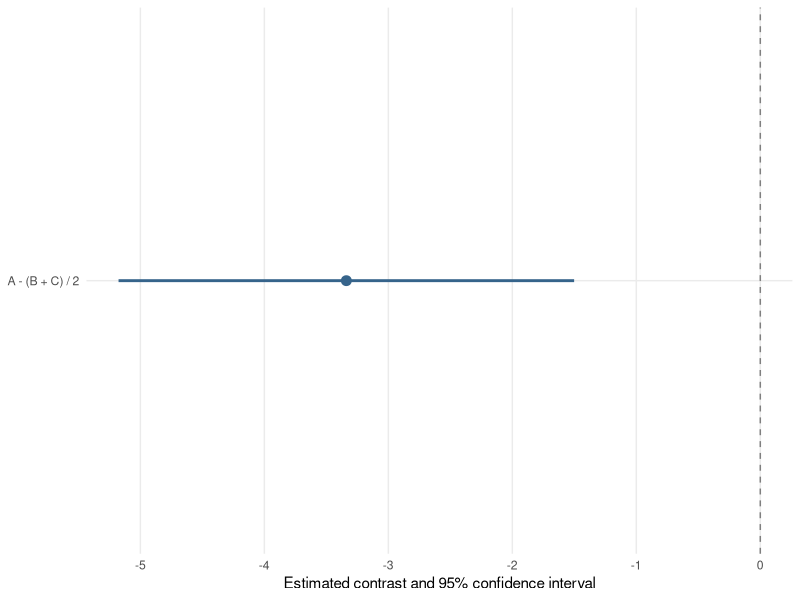

The R source for this figure:
## ---- chunk 1
library(ggplot2)
theme_set(theme_minimal(base_size = 11) +
            theme(legend.position = "bottom",
              panel.grid.minor = element_blank()))

set.seed(8561)
group <- factor(rep(c("A", "B", "C"), each = 12))
mu <- c(A = 10, B = 13, C = 15)
dat <- data.frame(group,
                  y = unname(mu[group]) + rnorm(length(group), sd = 2))
fit <- lm(y ~ group, data = dat)

# A minus the average of B and C, under treatment coding.
a <- c(0, -1/2, -1/2)
estimate <- sum(a * coef(fit))
se <- sqrt(drop(t(a) %*% vcov(fit) %*% a))
df <- df.residual(fit)
ci <- estimate + c(-1, 1) * qt(0.975, df) * se
c(estimate = estimate, SE = se, lower = ci[1], upper = ci[2],
  p_value = 2 * pt(-abs(estimate / se), df))
## ---- chunk 2
fit_means <- lm(y ~ 0 + group, data = dat)
c_mean <- c(1, -1/2, -1/2)
estimate_means <- sum(c_mean * coef(fit_means))
se_means <- sqrt(drop(t(c_mean) %*% vcov(fit_means) %*% c_mean))
rbind(treatment_coding = c(estimate, se),
      cell_means_coding = c(estimate_means, se_means))
## ---- chunk 3
#| label: fig-contrast-interval
#| fig-cap: "The estimated A-minus-average-of-B-and-C contrast and its 95% confidence interval. Zero represents no difference for this particular comparison."
#| fig-height: 2.8
contrast_result <- data.frame(estimate, lower = ci[1], upper = ci[2],
                               comparison = "A - (B + C) / 2")
ggplot(contrast_result, aes(estimate, comparison)) +
  geom_vline(xintercept = 0, linetype = "dashed", colour = "grey50") +
  geom_segment(aes(x = lower, xend = upper, yend = comparison),
               linewidth = 1, colour = "steelblue4") +
  geom_point(size = 3, colour = "steelblue4") +
  expand_limits(x = 0) +
  labs(x = "Estimated contrast and 95% confidence interval", y = NULL)
## ---- chunk 4
TukeyHSD(aov(y ~ group, data = dat))
